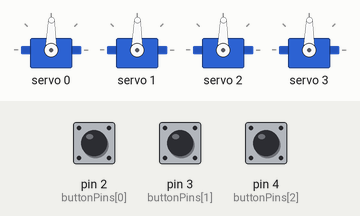
Bench run of a sketch on a simulated Arduino Uno, built with avr-gcc and run on an emulated ATmega328P. On the bench: 4 × servo. The inputs (shaded band) are chosen by the test bench; at power-on: pin 2 (buttonPins[0]) HIGH, pin 3 (buttonPins[1]) HIGH, pin 4 (buttonPins[2]) HIGH. What the sketch prints to the serial monitor is not drawn.

Above: at 0.05 s.
At 0.9 s:
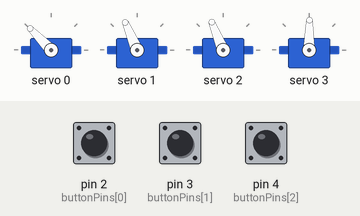
At 1.75 s:
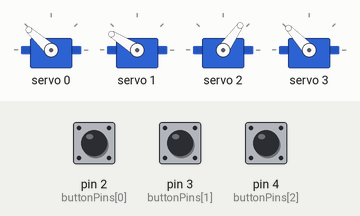
At 3.5 s:
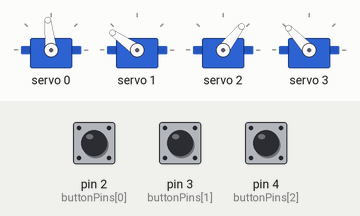
At 9.55 s:
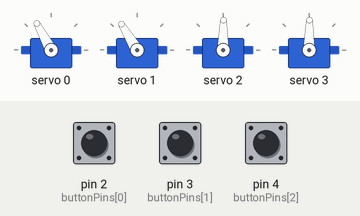
At 13.55 s:
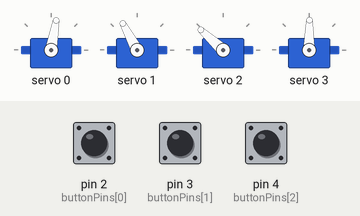
Timing chart, 0 to 21.9 s (numbered marks = the images above):
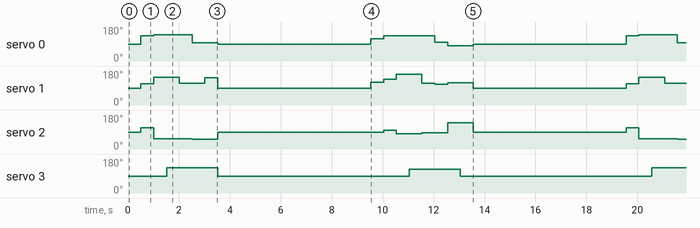

Measured:
- by itself, servo 0: repeats every 19.1 s: 138° 1.5 s, 96° 1.0 s, 89° 6.0 s, 118° 0.50 s, 135° 2.0 s, 99° 0.50 s, 80° 1.0 s, 89° 6.0 s, 134° 0.50 s
- by itself, servo 2: repeats every 19.1 s: 55° 1.5 s, 52° 1.0 s, 89° 6.5 s, 99° 0.50 s, 82° 1.0 s, 85° 1.0 s, 138° 1.0 s, 89° 6.0 s, 112° 0.50 s
- by itself, servo 3: 89° → 133° at 1.5 s, → 89° 2.0 s later, → 125° 7.5 s later, → 89° 2.0 s later, … (9 changes in this stretch)
- by itself, servo 1: repeats every 19.1 s: 148° 1.0 s, 116° 1.0 s, 145° 0.50 s, 89° 6.0 s, 121° 0.50 s, 137° 0.50 s, 163° 1.0 s, 114° 0.50 s, 111° 0.50 s, 118° 1.0 s, 89° 6.0 s, 113° 0.50 s

The sketch:

Picking_Sequence.ino
```cpp
#include <Wire.h>
#include <Adafruit_PWMServoDriver.h>

Adafruit_PWMServoDriver pwm = Adafruit_PWMServoDriver();

int ValorRecibido;
int servo1 = 0; // Número del canal para el primer servo
int servo2 = 1; // Número del canal para el segundo servo
int servo3 = 2;
int servo4 = 3;

const int buttonPins[3] = {2, 3, 4}; // Pines a los que están conectados los botones
int buttonStates[3];                // Array para almacenar el estado de cada botón

    int matrizB[10][4] = {
        {300, 300, 300, 300},
        {361, 368, 300, 300},
        {397, 400, 321, 300},
        {397, 455, 285, 300},
        {397, 455, 285, 375},
        {397, 353, 292, 375},
        {321, 345, 292, 375},
        {281, 360, 403, 375},
        {281, 360, 403, 300},
        {300, 300, 300, 300}
    };

        int matrizA[8][4] = {
        {300, 300, 300, 300},
        {394, 351, 347, 300},
        {402, 424, 227, 300},
        {402, 424, 227, 393},
        {402, 357, 227, 393},
        {314, 357, 221, 393},
        {314, 418, 221, 393},
        {300, 300, 300, 300}
    };

void setup() {
  Serial.begin(9600);
  Serial.println("Iniciando");

  // Configura cada pin de botón como entrada con resistencia de pull-up
  for (int i = 0; i < 3; i++) {
       pinMode(buttonPins[i], INPUT_PULLUP);
  }

  pwm.begin();
  pwm.setPWMFreq(50);  // Frecuencia para los servos, típicamente 50-60 Hz


}

void loop() {

  for (int i = 0; i < 3; i++) {
    buttonStates[i] = digitalRead(buttonPins[i]);
  }
//posiscion de servos
//if (ValorRecibido == 1){
for(int i=0;i < 8; i++){
  pwm.setPWM(servo1, 0, matrizA[i][0]);
  pwm.setPWM(servo2, 0,  matrizA[i][1]);
  pwm.setPWM(servo3, 0, matrizA[i][2]);
  pwm.setPWM(servo4, 0,  matrizA[i][3]);
  delay(500);
}

 delay(5000);

 //if (ValorRecibido == 2){
for(int i=0;i < 10; i++){
  pwm.setPWM(servo1, 0, matrizB[i][0]);
  pwm.setPWM(servo2, 0,  matrizB[i][1]);
  pwm.setPWM(servo3, 0, matrizB[i][2]);
  pwm.setPWM(servo4, 0,  matrizB[i][3]);
  delay(500);
}


  delay(5000);
}
```
